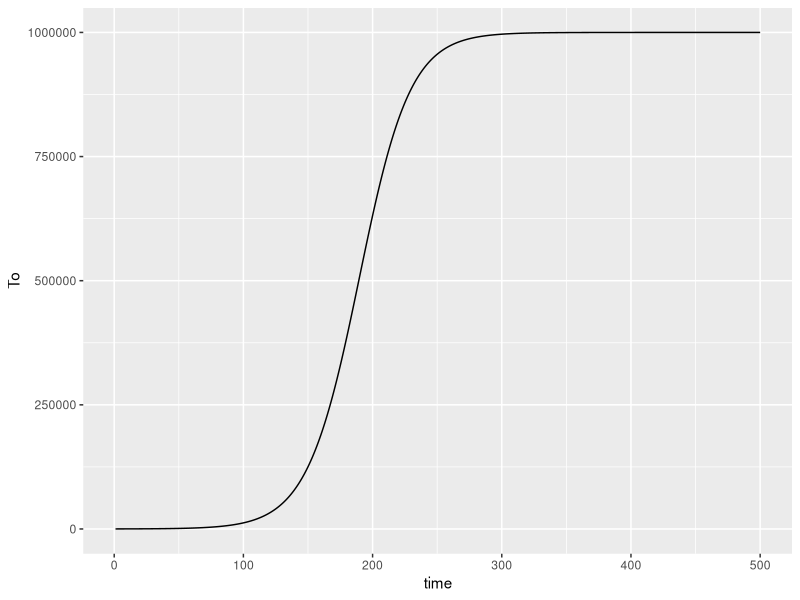

The R script that drew this image:
# Exercise 10-Q1
#Dynamic modeling used to explore cancer biology
#A population model to investigate evolution of drug resistance in tumors:
#Imagine a cancer cell in a tumor that spontaneously exhibited a mutation that confers drug resistance;
#The mutation does not have any positive or negative effects on growth rate of that sub-population when the cancer drug is absent;
#when the cancer drug is present the mutant sub-population grows at 50% of its growth rate in the absence of the drug and the non-mutant sub-population declines rapidly;

#in the absense of the cancer drug that the cells grow at a rate of 0.1 per day:
rN = 0.1
rM = 0.1

#the carrying capapcity (K) of the tumor is one million cells:
K=1e6

#Drug treatment of non-mutant cells results in a negative growth rate of -0.1;
dM = -0.1
#when the cancer drug is present the mutant sub-population grows at 50% of its growth rate in the absence of the drug:
dN = 0.5

#The mutation of a single cell occurred early in the tumor growth and when it occurred there were 100 total cells in the tumor:
N0 = 99
M0 = 1
T0 = 100

time = 500

#create vector to store N's and set initial N
Ns= numeric(length=time)
Ns[1]=N0
Ms= numeric(length=time)
Ms[1]=M0
Totals = numeric(length=time)
Totals[1]=T0

#simulate

for (t in 1:(time-1)){
  Ns[t+1] <- Ns[t]+rN*dN*Ns[t]*(1-(Ns[t]+Ms[t])/K)
  Ms[t+1] <- Ms[t]+rM*dM*Ms[t]*(1-(Ns[t]+Ms[t])/K)
  Totals[t+1] <- Ns[t+1] + Ms[t+1]
}

#plot simulation:
library(ggplot2)
simEvents <- data.frame(time=1:length(Totals),To = Totals)
ggplot(data=simEvents,aes(x=time,y=To))+geom_line()


# when time = 350 days, the growth of the two sub-populations in the tumor is equilibrium followed by drug treatment. 

